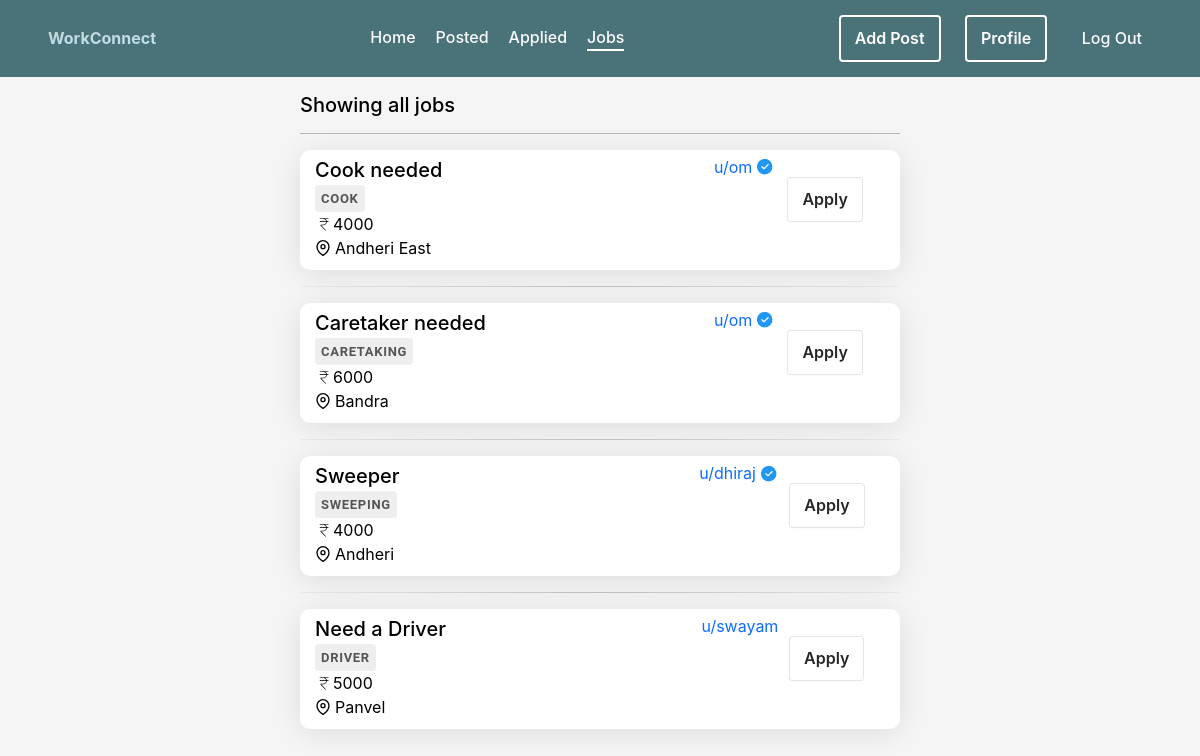
/newco/listings (signed in), run on the app's committed database.
### project/newco/models.py (models this page shows, shortened)
class Job(models.Model):
    user = models.ForeignKey(User,on_delete=models.CASCADE)
    title = models.CharField(max_length=255)
    description = models.TextField()
    job_specification = models.CharField(default=None,max_length=255)
    salary = models.CharField(max_length=32)
    location = models.CharField(max_length=32)
    people_applied = models.IntegerField(default=0)
    applied = models.ManyToManyField(User,related_name='users_applied',blank=True)

### project/newco/views.py (the view)
# urls.py: path('listings',views.listings,name='listings'),
@login_required
def listings(request: HttpRequest,filterby=None):
    jobs = Job.objects.all()
    title = request.POST.get('jobtitle','').strip()
    location = request.POST.get('location','').strip()
    if title and location:
        jobs = jobs.filter(job_specification=title.upper(),location=location)
    elif title or location:
        if title:
            jobs = jobs.filter(job_specification=title.upper())
        if location:
            jobs = jobs.filter(location=location)
    searched = False
    if jobs.count() == 0:
        jobs = None
    else:
        searched = jobs.count()!=Job.objects.count()
    return render(request, 'newco/listings.html', {'jobs': jobs,'searched':searched})

### newco/templates/newco/listings.html (shortened to what this page needs)
{% extends 'newco/layout.html' %}
{% block body %}
{% if jobs %}
    <div class="w-100 h-auto center">
        <div class="w-50 d-block m-3">
            {% if searched %}
                <div class="h5">Your Search returned {{ jobs.count }} Results </div>
            {% else %}
                <div class="h5">Showing all jobs</div>
            {% endif %}
            <hr>
            {% for job in jobs %}
                <a href="post/{{ job.id }}" class="w-100">
                    <div class="post form w-100 flex-row nothover" >
                        <div class="d-inline-flex flex-column w-100" style="justify-content: space-evenly;">
                            <div class="w-100 lead" style="font-weight: 500;">{{ job.title }}</div>
                            <div class="job-spec">{{ job.job_specification }}</div>
                            <div class="w-100"><svg xmlns="http://www.w3.org/2000/svg" height="18" width="18" viewBox="50 -850 850 900" stroke-width="5" stroke="black"><path d="M540-172 306-416v-44h114q63 0 116-39.5T588-616H266v-28h320q-11-51-57-83.5T420-760H266v-28h428v28H528q33 17 57 48.5t29 67.5h80v28h-78q2 85-58 134.5T420-432h-90l249 260h-39Z"/></svg>{{ job.salary }}</div>
                            <div class="w-100">{{ job.location }}</div>
                        </div>
                </a>
                    {% if job.user.username != request.user.username %}
                        <div class="d-inline-flex flex-row" style="gap: 5px;height: 25px; transition: all 0.3s;">
                            <a href="{% url 'profile' job.user.username %}" class="a-hover">u/{{ job.user.username }}</a>
                        </div>
                        <div class="w-25 center" style="height: 90px;">
                            {% if request.user not in job.applied.all %}
                                <a href="post/apply/{{ job.id }}">
                                    <button type="button">Apply</button>
                                </a>
                            {% else %}
                                <button type="button" disabled style="opacity: 0.4;cursor: not-allowed">Applied</button>
                            {% endif %}
                            </div>
                    {% else %}
                        <div class="d-inline-flex flex-row" style="height: 25px; transition: all 0.3s;">
                            <a href="{% url 'profile' job.user.username %}" class="a-hover">you</a>
                        </div>
                    {% endif %}
                </div>
                <hr class="hr">
            {% endfor %}
{% elif not searched %}
<div class="w-100 h-75 center">
    <div class="display-6 h1">Couldn't find the job you requested</div>
</div>
{% else %}
<div class="w-100 h-75 center">
    <div class="display-6 h1">No jobs posted yet</div>
</div>
{% endif %}
{% endblock %}

### project/newco/static/newco/log.reg.styles.css (style rules this page uses)
.form { width: 380px; height: 500px; display: flex; flex-direction: column; border-radius: 15px; background-color: white; box-shadow: 0 4px 30px rgba(0, 0, 0, 0.1); transition: .4s ease-in-out; }

### project/newco/static/newco/styles.css (style rules this page uses)
* { font-family: -apple-system, BlinkMacSystemFont, 'Segoe UI', Roboto, Oxygen, Ubuntu, Cantarell, 'Open Sans', 'Helvetica Neue', sans-serif; margin: 0; padding: 0; color: black; background-color: #f5f5f5; }
.center { display: flex; justify-content: center; align-items: center ; }
div { background: transparent; }
body { background-color: #f5f5f5; }
button { background-color: #FFFFFF; border: 1px solid rgba(0, 0, 0, 0.1); border-radius: .25rem; box-shadow: rgba(0, 0, 0, 0.02) 0 1px 3px 0; color: rgba(0, 0, 0, 0.85); cursor: pointer; display: inline-flex; font-size: 16px; font-weight: 600; justify-content: center; line-height: 1.05; min-height: 1rem; padding: calc(.875rem - 1px) calc(1.5rem - 10px); text-decoration: none; transition: all 250ms; user-select: none; -webkit-user-select: none; touch-action: manipulation; vertical-align: baseline; width: fit-content; }
a { text-decoration: none; background: transparent; }
.a-hover { transition: all 0.5s; border-bottom: 2px #0d6efd00 solid; }
.bg-transparent, * { background: transparent; }
.post { background: white; height: 120px; transition: all 0.6s ease; border-radius: 10px; padding-top: 5px; padding-bottom: 25px; padding-right: 25px; padding-left: 15px; overflow: hidden; }
.hr { border: 0; height: 1px; background: #333; background-image: linear-gradient(to right, #ccc, #333, #ccc); }
.job-spec { width: fit-content; border-radius: 4px; z-index: 100; font-family: Roboto, Oxygen, Ubuntu, Cantarell, 'Open Sans', 'Helvetica Neue', sans-serif; font-weight: 600; position: relative; color: #555; margin-top: 10px; margin-bottom: 10px; background-color: #eee; display: inline; margin: 0; font-size: 13px; letter-spacing: 0.7px; padding: 4px 6px; text-transform: uppercase; text-decoration: none; transition: all .1s ease-in-out; }

### data on the page
Job: title "Cook needed", job_specification "COOK", salary "4000", location "Andheri East", user.username "om"
Job: title "Caretaker needed", job_specification "CARETAKING", salary "6000", location "Bandra", user.username "om"
Job: title "Sweeper", job_specification "SWEEPING", salary "4000", location "Andheri", user.username "dhiraj"
Job: title "Need a Driver", job_specification "DRIVER", salary "5000", location "Panvel", user.username "swayam"
